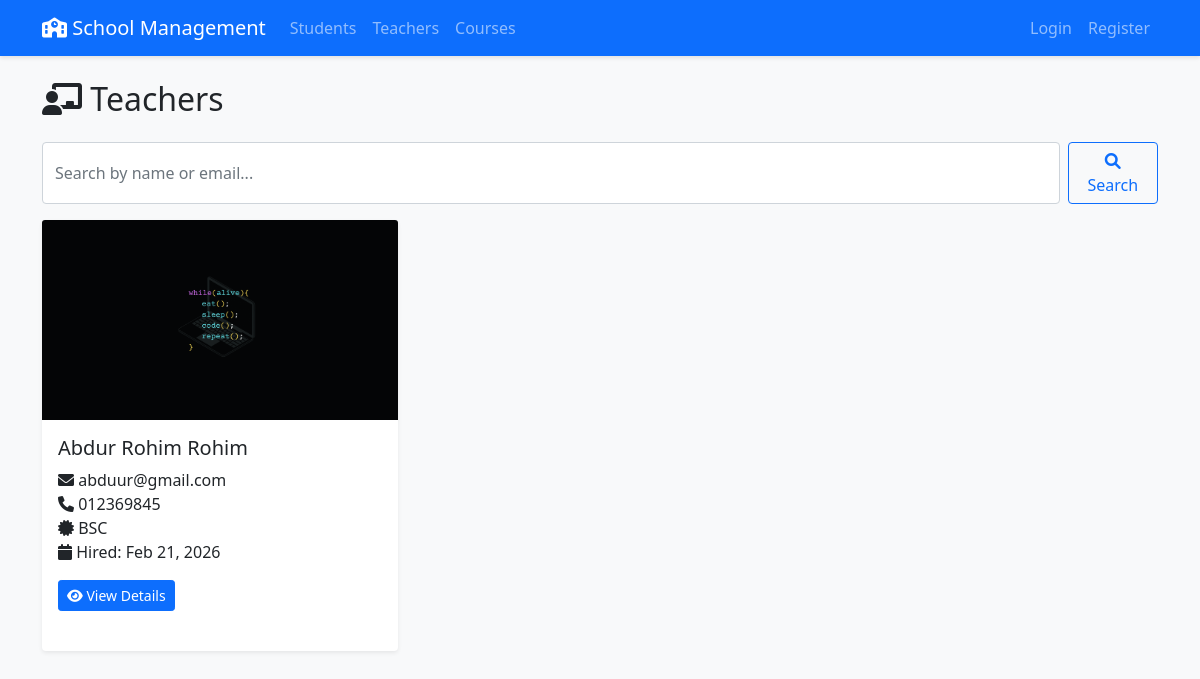
Screenshot of /teachers/ with the database file from the repository.
### school/models.py (models this page shows, shortened)
class Teacher(models.Model):
    user = models.OneToOneField(User, on_delete=models.CASCADE, null=True, blank=True)
    first_name = models.CharField(max_length=50)
    last_name = models.CharField(max_length=50)
    email = models.EmailField(unique=True)
    phone = models.CharField(max_length=15)
    address = models.TextField()
    qualification = models.CharField(max_length=100)
    hire_date = models.DateField(auto_now_add=True)
    photo = models.ImageField(upload_to='teachers/', null=True, blank=True)

### school/views.py (the view)
# urls.py: path('teachers/', views.teacher_list, name='teacher-list'),
def teacher_list(request):
    query = request.GET.get('q')
    if query:
        teachers = Teacher.objects.filter(
            Q(first_name__icontains=query) |
            Q(last_name__icontains=query) |
            Q(email__icontains=query)
        )
    else:
        teachers = Teacher.objects.all()
    return render(request, 'school/teacher_list.html', {'teachers': teachers})

### school/templates/school/teacher_list.html (shortened to what this page needs)
{% extends 'school/base.html' %}
{% block content %}
<div class="row mb-3">
    <div class="col-md-8">
        <h2><i class="fas fa-chalkboard-teacher"></i> Teachers</h2>
    </div>
    <div class="col-md-4 text-end">
    </div>
</div>
<div class="row mb-3">
    <div class="col-md-12">
        <form method="GET" action="" class="d-flex">
            <input class="form-control me-2" type="search" name="q" placeholder="Search by name or email..." value="{{ request.GET.q }}">
            <button class="btn btn-outline-primary" type="submit"><i class="fas fa-search"></i> Search</button>
        </form>
    </div>
</div>
<div class="row">
    {% for teacher in teachers %}
    <div class="col-md-4 mb-3">
        <div class="card h-100">
            {% if teacher.photo %}
            <img src="{{ teacher.photo.url }}" class="card-img-top" alt="{{ teacher.first_name }}" style="height: 200px; object-fit: cover;">
            {% else %}
            <div class="text-center p-4 bg-light">
                <i class="fas fa-user-tie fa-5x text-secondary"></i>
            </div>
            {% endif %}
            <div class="card-body">
                <h5 class="card-title">{{ teacher.first_name }} {{ teacher.last_name }}</h5>
                <p class="card-text">
                    <i class="fas fa-envelope"></i> {{ teacher.email }}<br>
                    <i class="fas fa-phone"></i> {{ teacher.phone }}<br>
                    <i class="fas fa-certificate"></i> {{ teacher.qualification }}<br>
                    <i class="fas fa-calendar"></i> Hired: {{ teacher.hire_date|date:"M d, Y" }}
                </p>
                <a href="{% url 'teacher-detail' teacher.id %}" class="btn btn-primary btn-sm">
                    <i class="fas fa-eye"></i> View Details
                </a>
            </div>
        </div>
    </div>
    {% endfor %}
</div>
{% endblock %}

### static/css/style.css (style rules this page uses)
body { background-color: #f8f9fa; }
.card { box-shadow: 0 0.125rem 0.25rem rgba(0,0,0,.075); border: none; margin-bottom: 1.5rem; }
.btn-group-sm > .btn, .btn-sm { padding: 0.25rem 0.5rem; font-size: 0.875rem; }

### rows the page displays
Teacher: photo (picture), first_name "Abdur Rohim", last_name "Rohim", email "abduur@gmail.com", phone "012369845", qualification "BSC", hire_date "Feb 21, 2026"
